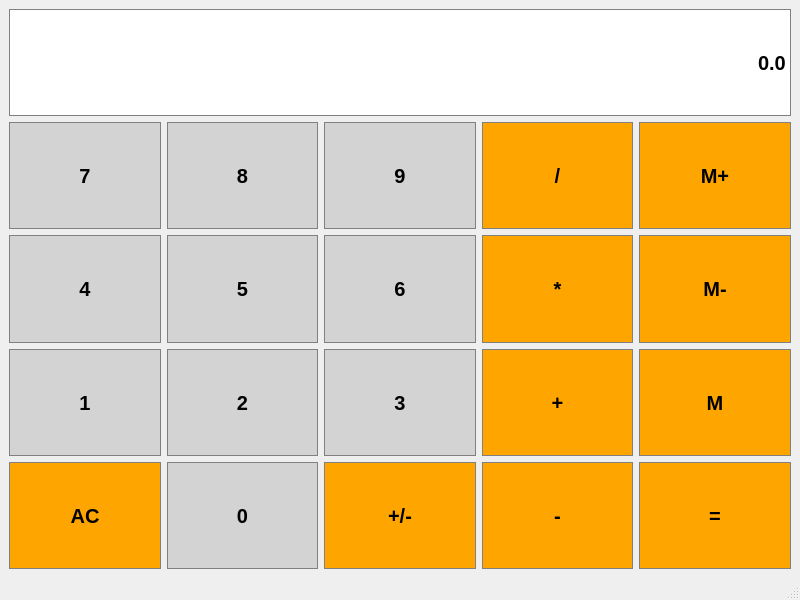
<?xml version="1.0" encoding="UTF-8"?>
<ui version="4.0">
 <class>Calculator</class>
 <widget class="QMainWindow" name="Calculator">
  <property name="geometry">
   <rect>
    <x>0</x>
    <y>0</y>
    <width>800</width>
    <height>600</height>
   </rect>
  </property>
  <property name="sizePolicy">
   <sizepolicy hsizetype="Preferred" vsizetype="Expanding">
    <horstretch>0</horstretch>
    <verstretch>0</verstretch>
   </sizepolicy>
  </property>
  <property name="windowTitle">
   <string>Calculator</string>
  </property>
  <widget class="QWidget" name="centralwidget">
   <layout class="QGridLayout" name="gridLayout">
    <item row="2" column="0">
     <widget class="QPushButton" name="Button4">
      <property name="sizePolicy">
       <sizepolicy hsizetype="Preferred" vsizetype="Preferred">
        <horstretch>0</horstretch>
        <verstretch>0</verstretch>
       </sizepolicy>
      </property>
      <property name="font">
       <font>
        <pointsize>15</pointsize>
        <bold>true</bold>
       </font>
      </property>
      <property name="styleSheet">
       <string notr="true">QPushButton {
	background-color: #D3D3D3;
	border: 1px solid gray;
	padding: 5px;
}

QPushButtonPressed {
	background-color: #A9A9A9;
	border: 1px solid gray;
	padding: 5px;
}</string>
      </property>
      <property name="text">
       <string>4</string>
      </property>
     </widget>
    </item>
    <item row="1" column="4">
     <widget class="QPushButton" name="MemAdd">
      <property name="sizePolicy">
       <sizepolicy hsizetype="Preferred" vsizetype="Preferred">
        <horstretch>0</horstretch>
        <verstretch>0</verstretch>
       </sizepolicy>
      </property>
      <property name="font">
       <font>
        <pointsize>15</pointsize>
        <bold>true</bold>
       </font>
      </property>
      <property name="styleSheet">
       <string notr="true">QPushButton {
	background-color: #FFA500;
	border: 1px solid gray;
	padding: 5px;
}

QPushButtonPressed {
	background-color: #A9A9A9;
	border: 1px solid gray;
	padding: 5px;
}
</string>
      </property>
      <property name="text">
       <string>M+</string>
      </property>
     </widget>
    </item>
    <item row="1" column="2">
     <widget class="QPushButton" name="Button9">
      <property name="sizePolicy">
       <sizepolicy hsizetype="Preferred" vsizetype="Preferred">
        <horstretch>0</horstretch>
        <verstretch>0</verstretch>
       </sizepolicy>
      </property>
      <property name="font">
       <font>
        <pointsize>15</pointsize>
        <bold>true</bold>
       </font>
      </property>
      <property name="styleSheet">
       <string notr="true">QPushButton {
	background-color: #D3D3D3;
	border: 1px solid gray;
	padding: 5px;
}

QPushButtonPressed {
	background-color: #A9A9A9;
	border: 1px solid gray;
	padding: 5px;
}</string>
      </property>
      <property name="text">
       <string>9</string>
      </property>
     </widget>
    </item>
    <item row="1" column="0">
     <widget class="QPushButton" name="Button7">
      <property name="sizePolicy">
       <sizepolicy hsizetype="Preferred" vsizetype="Preferred">
        <horstretch>0</horstretch>
        <verstretch>0</verstretch>
       </sizepolicy>
      </property>
      <property name="font">
       <font>
        <pointsize>15</pointsize>
        <bold>true</bold>
       </font>
      </property>
      <property name="styleSheet">
       <string notr="true">QPushButton {
	background-color: #D3D3D3;
	border: 1px solid gray;
	padding: 5px;
}

QPushButtonPressed {
	background-color: #A9A9A9;
	border: 1px solid gray;
	padding: 5px;
}</string>
      </property>
      <property name="text">
       <string>7</string>
      </property>
     </widget>
    </item>
    <item row="1" column="3">
     <widget class="QPushButton" name="Divide">
      <property name="sizePolicy">
       <sizepolicy hsizetype="Preferred" vsizetype="Preferred">
        <horstretch>0</horstretch>
        <verstretch>0</verstretch>
       </sizepolicy>
      </property>
      <property name="font">
       <font>
        <pointsize>15</pointsize>
        <bold>true</bold>
       </font>
      </property>
      <property name="styleSheet">
       <string notr="true">QPushButton {
	background-color: #FFA500;
	border: 1px solid gray;
	padding: 5px;
}

QPushButtonPressed {
	background-color: #A9A9A9;
	border: 1px solid gray;
	padding: 5px;
}
</string>
      </property>
      <property name="text">
       <string>/</string>
      </property>
     </widget>
    </item>
    <item row="3" column="0">
     <widget class="QPushButton" name="Button1">
      <property name="sizePolicy">
       <sizepolicy hsizetype="Preferred" vsizetype="Preferred">
        <horstretch>0</horstretch>
        <verstretch>0</verstretch>
       </sizepolicy>
      </property>
      <property name="font">
       <font>
        <pointsize>15</pointsize>
        <bold>true</bold>
       </font>
      </property>
      <property name="styleSheet">
       <string notr="true">QPushButton {
	background-color: #D3D3D3;
	border: 1px solid gray;
	padding: 5px;
}

QPushButtonPressed {
	background-color: #A9A9A9;
	border: 1px solid gray;
	padding: 5px;
}</string>
      </property>
      <property name="text">
       <string>1</string>
      </property>
     </widget>
    </item>
    <item row="1" column="1">
     <widget class="QPushButton" name="Button8">
      <property name="sizePolicy">
       <sizepolicy hsizetype="Preferred" vsizetype="Preferred">
        <horstretch>0</horstretch>
        <verstretch>0</verstretch>
       </sizepolicy>
      </property>
      <property name="font">
       <font>
        <pointsize>15</pointsize>
        <bold>true</bold>
       </font>
      </property>
      <property name="styleSheet">
       <string notr="true">QPushButton {
	background-color: #D3D3D3;
	border: 1px solid gray;
	padding: 5px;
}

QPushButtonPressed {
	background-color: #A9A9A9;
	border: 1px solid gray;
	padding: 5px;
}</string>
      </property>
      <property name="text">
       <string>8</string>
      </property>
     </widget>
    </item>
    <item row="4" column="0">
     <widget class="QPushButton" name="Clear">
      <property name="sizePolicy">
       <sizepolicy hsizetype="Preferred" vsizetype="Preferred">
        <horstretch>0</horstretch>
        <verstretch>0</verstretch>
       </sizepolicy>
      </property>
      <property name="font">
       <font>
        <pointsize>15</pointsize>
        <bold>true</bold>
       </font>
      </property>
      <property name="styleSheet">
       <string notr="true">QPushButton {
	background-color: #FFA500;
	border: 1px solid gray;
	padding: 5px;
}

QPushButtonPressed {
	background-color: #A9A9A9;
	border: 1px solid gray;
	padding: 5px;
}</string>
      </property>
      <property name="text">
       <string>AC</string>
      </property>
     </widget>
    </item>
    <item row="4" column="1">
     <widget class="QPushButton" name="Button4_2">
      <property name="sizePolicy">
       <sizepolicy hsizetype="Preferred" vsizetype="Preferred">
        <horstretch>0</horstretch>
        <verstretch>0</verstretch>
       </sizepolicy>
      </property>
      <property name="font">
       <font>
        <pointsize>15</pointsize>
        <bold>true</bold>
       </font>
      </property>
      <property name="styleSheet">
       <string notr="true">QPushButton {
	background-color: #D3D3D3;
	border: 1px solid gray;
	padding: 5px;
}

QPushButtonPressed {
	background-color: #A9A9A9;
	border: 1px solid gray;
	padding: 5px;
}</string>
      </property>
      <property name="text">
       <string>0</string>
      </property>
     </widget>
    </item>
    <item row="3" column="1">
     <widget class="QPushButton" name="Button2">
      <property name="sizePolicy">
       <sizepolicy hsizetype="Preferred" vsizetype="Preferred">
        <horstretch>0</horstretch>
        <verstretch>0</verstretch>
       </sizepolicy>
      </property>
      <property name="font">
       <font>
        <pointsize>15</pointsize>
        <bold>true</bold>
       </font>
      </property>
      <property name="styleSheet">
       <string notr="true">QPushButton {
	background-color: #D3D3D3;
	border: 1px solid gray;
	padding: 5px;
}

QPushButtonPressed {
	background-color: #A9A9A9;
	border: 1px solid gray;
	padding: 5px;
}</string>
      </property>
      <property name="text">
       <string>2</string>
      </property>
     </widget>
    </item>
    <item row="2" column="1">
     <widget class="QPushButton" name="Button5">
      <property name="sizePolicy">
       <sizepolicy hsizetype="Preferred" vsizetype="Preferred">
        <horstretch>0</horstretch>
        <verstretch>0</verstretch>
       </sizepolicy>
      </property>
      <property name="font">
       <font>
        <pointsize>15</pointsize>
        <bold>true</bold>
       </font>
      </property>
      <property name="styleSheet">
       <string notr="true">QPushButton {
	background-color: #D3D3D3;
	border: 1px solid gray;
	padding: 5px;
}

QPushButtonPressed {
	background-color: #A9A9A9;
	border: 1px solid gray;
	padding: 5px;
}</string>
      </property>
      <property name="text">
       <string>5</string>
      </property>
     </widget>
    </item>
    <item row="2" column="2">
     <widget class="QPushButton" name="Button6">
      <property name="sizePolicy">
       <sizepolicy hsizetype="Preferred" vsizetype="Preferred">
        <horstretch>0</horstretch>
        <verstretch>0</verstretch>
       </sizepolicy>
      </property>
      <property name="font">
       <font>
        <pointsize>15</pointsize>
        <bold>true</bold>
       </font>
      </property>
      <property name="styleSheet">
       <string notr="true">QPushButton {
	background-color: #D3D3D3;
	border: 1px solid gray;
	padding: 5px;
}

QPushButtonPressed {
	background-color: #A9A9A9;
	border: 1px solid gray;
	padding: 5px;
}</string>
      </property>
      <property name="text">
       <string>6</string>
      </property>
     </widget>
    </item>
    <item row="3" column="2">
     <widget class="QPushButton" name="Button3">
      <property name="sizePolicy">
       <sizepolicy hsizetype="Preferred" vsizetype="Preferred">
        <horstretch>0</horstretch>
        <verstretch>0</verstretch>
       </sizepolicy>
      </property>
      <property name="font">
       <font>
        <pointsize>15</pointsize>
        <bold>true</bold>
       </font>
      </property>
      <property name="styleSheet">
       <string notr="true">QPushButton {
	background-color: #D3D3D3;
	border: 1px solid gray;
	padding: 5px;
}

QPushButtonPressed {
	background-color: #A9A9A9;
	border: 1px solid gray;
	padding: 5px;
}</string>
      </property>
      <property name="text">
       <string>3</string>
      </property>
     </widget>
    </item>
    <item row="4" column="2">
     <widget class="QPushButton" name="ChangeSign">
      <property name="sizePolicy">
       <sizepolicy hsizetype="Preferred" vsizetype="Preferred">
        <horstretch>0</horstretch>
        <verstretch>0</verstretch>
       </sizepolicy>
      </property>
      <property name="font">
       <font>
        <pointsize>15</pointsize>
        <bold>true</bold>
       </font>
      </property>
      <property name="styleSheet">
       <string notr="true">QPushButton {
	background-color: #FFA500;
	border: 1px solid gray;
	padding: 5px;
}

QPushButtonPressed {
	background-color: #A9A9A9;
	border: 1px solid gray;
	padding: 5px;
}
</string>
      </property>
      <property name="text">
       <string>+/-</string>
      </property>
     </widget>
    </item>
    <item row="3" column="3">
     <widget class="QPushButton" name="Add">
      <property name="sizePolicy">
       <sizepolicy hsizetype="Preferred" vsizetype="Preferred">
        <horstretch>0</horstretch>
        <verstretch>0</verstretch>
       </sizepolicy>
      </property>
      <property name="font">
       <font>
        <pointsize>15</pointsize>
        <bold>true</bold>
       </font>
      </property>
      <property name="styleSheet">
       <string notr="true">QPushButton {
	background-color: #FFA500;
	border: 1px solid gray;
	padding: 5px;
}

QPushButtonPressed {
	background-color: #A9A9A9;
	border: 1px solid gray;
	padding: 5px;
}
</string>
      </property>
      <property name="text">
       <string>+</string>
      </property>
     </widget>
    </item>
    <item row="2" column="3">
     <widget class="QPushButton" name="Multiply">
      <property name="sizePolicy">
       <sizepolicy hsizetype="Preferred" vsizetype="Preferred">
        <horstretch>0</horstretch>
        <verstretch>0</verstretch>
       </sizepolicy>
      </property>
      <property name="font">
       <font>
        <pointsize>15</pointsize>
        <bold>true</bold>
       </font>
      </property>
      <property name="styleSheet">
       <string notr="true">QPushButton {
	background-color: #FFA500;
	border: 1px solid gray;
	padding: 5px;
}

QPushButtonPressed {
	background-color: #A9A9A9;
	border: 1px solid gray;
	padding: 5px;
}
</string>
      </property>
      <property name="text">
       <string>*</string>
      </property>
     </widget>
    </item>
    <item row="4" column="3">
     <widget class="QPushButton" name="Subtract">
      <property name="sizePolicy">
       <sizepolicy hsizetype="Preferred" vsizetype="Preferred">
        <horstretch>0</horstretch>
        <verstretch>0</verstretch>
       </sizepolicy>
      </property>
      <property name="font">
       <font>
        <pointsize>15</pointsize>
        <bold>true</bold>
       </font>
      </property>
      <property name="styleSheet">
       <string notr="true">QPushButton {
	background-color: #FFA500;
	border: 1px solid gray;
	padding: 5px;
}

QPushButtonPressed {
	background-color: #A9A9A9;
	border: 1px solid gray;
	padding: 5px;
}
</string>
      </property>
      <property name="text">
       <string>-</string>
      </property>
     </widget>
    </item>
    <item row="2" column="4">
     <widget class="QPushButton" name="MemClear">
      <property name="sizePolicy">
       <sizepolicy hsizetype="Preferred" vsizetype="Preferred">
        <horstretch>0</horstretch>
        <verstretch>0</verstretch>
       </sizepolicy>
      </property>
      <property name="font">
       <font>
        <pointsize>15</pointsize>
        <bold>true</bold>
       </font>
      </property>
      <property name="styleSheet">
       <string notr="true">QPushButton {
	background-color: #FFA500;
	border: 1px solid gray;
	padding: 5px;
}

QPushButtonPressed {
	background-color: #A9A9A9;
	border: 1px solid gray;
	padding: 5px;
}
</string>
      </property>
      <property name="text">
       <string>M-</string>
      </property>
     </widget>
    </item>
    <item row="3" column="4">
     <widget class="QPushButton" name="MemGet">
      <property name="sizePolicy">
       <sizepolicy hsizetype="Preferred" vsizetype="Preferred">
        <horstretch>0</horstretch>
        <verstretch>0</verstretch>
       </sizepolicy>
      </property>
      <property name="font">
       <font>
        <pointsize>15</pointsize>
        <bold>true</bold>
       </font>
      </property>
      <property name="styleSheet">
       <string notr="true">QPushButton {
	background-color: #FFA500;
	border: 1px solid gray;
	padding: 5px;
}

QPushButtonPressed {
	background-color: #A9A9A9;
	border: 1px solid gray;
	padding: 5px;
}
</string>
      </property>
      <property name="text">
       <string>M</string>
      </property>
     </widget>
    </item>
    <item row="4" column="4">
     <widget class="QPushButton" name="Equals">
      <property name="sizePolicy">
       <sizepolicy hsizetype="Preferred" vsizetype="Preferred">
        <horstretch>0</horstretch>
        <verstretch>0</verstretch>
       </sizepolicy>
      </property>
      <property name="font">
       <font>
        <pointsize>15</pointsize>
        <bold>true</bold>
       </font>
      </property>
      <property name="styleSheet">
       <string notr="true">QPushButton {
	background-color: #FFA500;
	border: 1px solid gray;
	padding: 5px;
}

QPushButtonPressed {
	background-color: #A9A9A9;
	border: 1px solid gray;
	padding: 5px;
}
</string>
      </property>
      <property name="text">
       <string>=</string>
      </property>
     </widget>
    </item>
    <item row="0" column="0" colspan="5">
     <widget class="QLineEdit" name="Display">
      <property name="sizePolicy">
       <sizepolicy hsizetype="Preferred" vsizetype="Preferred">
        <horstretch>0</horstretch>
        <verstretch>0</verstretch>
       </sizepolicy>
      </property>
      <property name="font">
       <font>
        <family>Arial</family>
        <pointsize>15</pointsize>
        <bold>true</bold>
       </font>
      </property>
      <property name="styleSheet">
       <string notr="true">QLineEdit {
	background-color: white;
	border: 1px solid gray;
	color: black;
}</string>
      </property>
      <property name="text">
       <string>0.0</string>
      </property>
      <property name="alignment">
       <set>Qt::AlignRight|Qt::AlignTrailing|Qt::AlignVCenter</set>
      </property>
     </widget>
    </item>
   </layout>
  </widget>
  <widget class="QMenuBar" name="menubar">
   <property name="geometry">
    <rect>
     <x>0</x>
     <y>0</y>
     <width>800</width>
     <height>21</height>
    </rect>
   </property>
  </widget>
  <widget class="QStatusBar" name="statusbar"/>
 </widget>
 <resources/>
 <connections/>
</ui>
